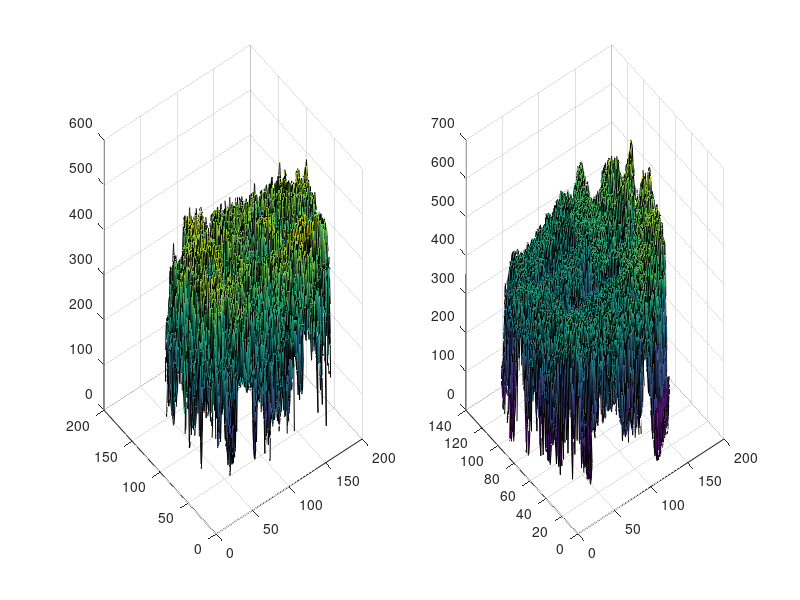

This chart was generated by the following MATLAB code:
close all;
clear;clc

%% AVEC BIAIS
figure(1)
load('IRM_cerveau.mat')
subplot(1,2,1)
surf(M0(:,:,80))
subplot(1,2,2)
load('IRM_cerveau_avecbiais.mat')
surf(M0(:,:,80))